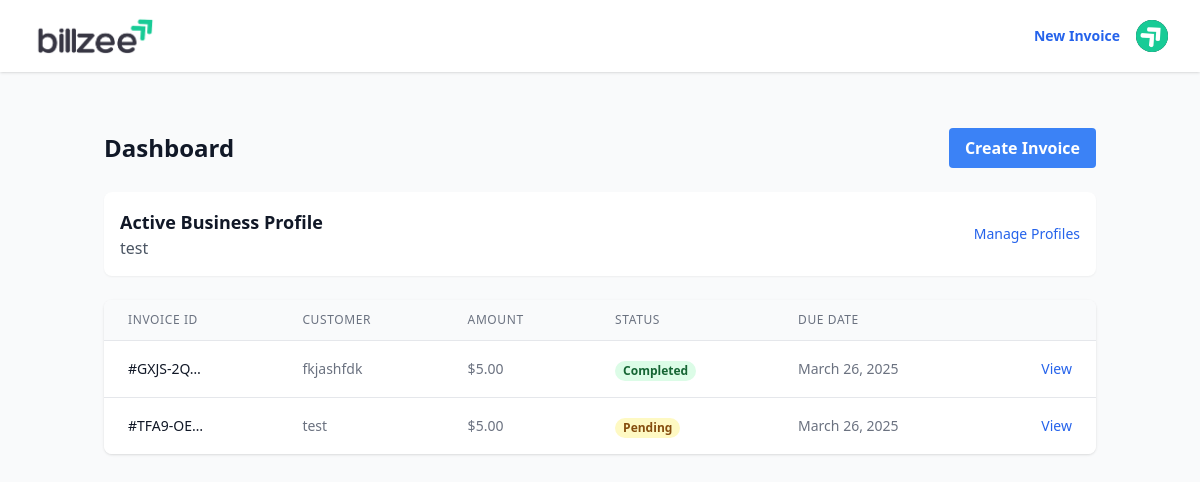
Page /invoices/dashboard/ (signed in) on the earlier database version.
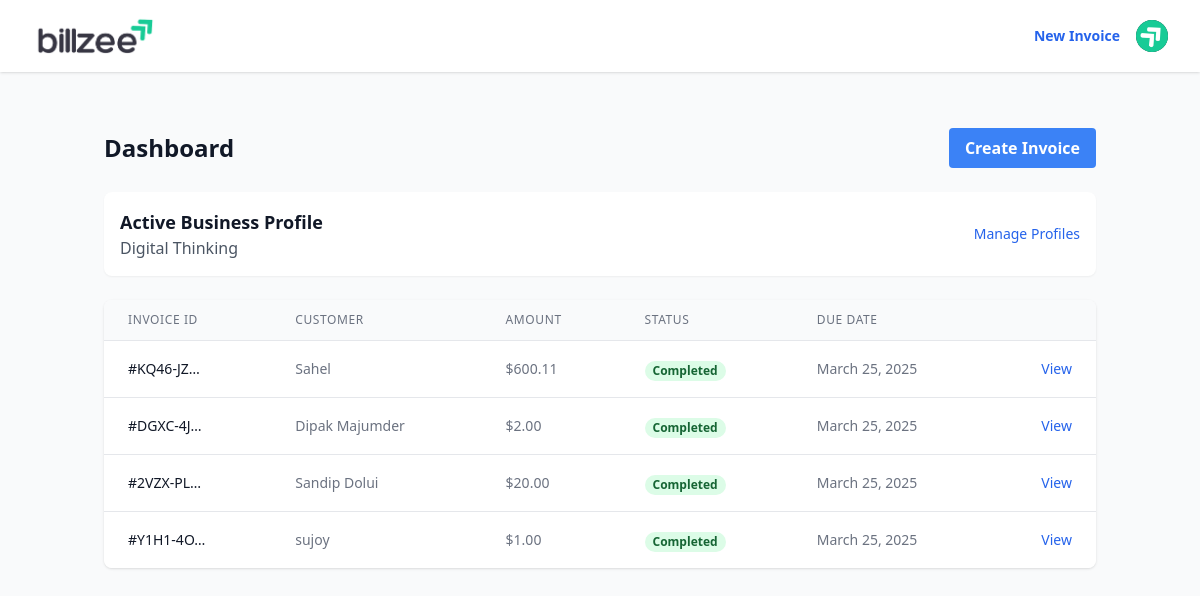
Same page on the later database version.
### users/models.py (models this page shows, shortened)
class Profile(models.Model):
    user = models.ForeignKey(CustomUser, on_delete=models.CASCADE, related_name='profiles')
    is_active = models.BooleanField(default=False)
    company_name = models.CharField(max_length=100)
    company_email = models.EmailField()
    password = models.CharField(max_length=128, default='')
    phone_number = models.CharField(max_length=20)
    address = models.TextField()
    created_at = models.DateTimeField(auto_now_add=True)
    updated_at = models.DateTimeField(auto_now=True)
    class Meta:
        constraints = [
            models.UniqueConstraint(
                fields=['user', 'is_active'],
                condition=models.Q(is_active=True),
                name='unique_active_profile'
            )
        ]

### invoices/models.py (models this page shows, shortened)
class Invoice(models.Model):
    STATUS_CHOICES = [
        ('pending', 'Pending'),
        ('completed', 'Completed'),
        ('canceled', 'Canceled'),
    ]
    invoice_id = models.CharField(max_length=19, editable=False, unique=True)
    user = models.ForeignKey(settings.AUTH_USER_MODEL, on_delete=models.CASCADE)
    profile = models.ForeignKey(Profile, on_delete=models.PROTECT, related_name='invoices', null=True, blank=True)
    customer_name = models.CharField(max_length=100)
    customer_email = models.EmailField()
    billing_date = models.DateField(default=timezone.now)
    due_date = models.DateField()
    status = models.CharField(max_length=20, choices=STATUS_CHOICES, default='pending')
    notes = models.TextField(blank=True)
    created_at = models.DateTimeField(auto_now_add=True)
    updated_at = models.DateTimeField(auto_now=True)
    total_amount = models.DecimalField(max_digits=10, decimal_places=2, default=0)
    is_sent = models.BooleanField(default=False, help_text='Indicates if the invoice has been sent to the customer')

### invoices/views.py (the view)
# urls.py: path('', RedirectView.as_view(url='/invoices/dashboard/')),
@login_required
def dashboard(request):
    active_profile = Profile.objects.filter(user=request.user, is_active=True).first()
    if active_profile:
        invoices = Invoice.objects.filter(profile=active_profile).order_by('-created_at')
    else:
        invoices = Invoice.objects.none()
    return render(request, 'invoices/dashboard.html', {
        'invoices': invoices,
        'active_profile': active_profile,
        'title': 'Dashboard'
    })

### templates/invoices/dashboard.html (shortened to what this page needs)
{% extends 'base.html' %}
{% load static %}
{% block content %}
<div class="container mx-auto px-4 py-8">
    <div class="flex justify-between items-center mb-6">
        <h1 class="text-2xl font-bold text-gray-900">Dashboard</h1>
        {% if active_profile %}
        <a href="{% url 'invoices:create' %}" class="bg-blue-500 hover:bg-blue-600 text-white font-semibold py-2 px-4 rounded">
            Create Invoice
        </a>
        {% endif %}
    </div>
    {% if active_profile %}
    <div class="bg-white rounded-lg shadow-sm p-4 mb-6">
        <div class="flex items-center justify-between">
            <div>
                <h2 class="text-lg font-semibold text-gray-900">Active Business Profile</h2>
                <p class="text-gray-600">{{ active_profile.company_name }}</p>
            </div>
            <a href="{% url 'users:profile_list' %}" class="text-blue-600 hover:text-blue-800 text-sm">
                Manage Profiles
            </a>
        </div>
    </div>
    {% endif %}
    {% if invoices %}
    <div class="bg-white rounded-lg shadow overflow-hidden">
        <table class="min-w-full divide-y divide-gray-200">
            <thead class="bg-gray-50">
                <tr>
                    <th scope="col" class="px-6 py-3 text-left text-xs font-medium text-gray-500 uppercase tracking-wider">
                        Invoice ID
                    </th>
                    <th scope="col" class="px-6 py-3 text-left text-xs font-medium text-gray-500 uppercase tracking-wider">
                        Customer
                    </th>
                    <th scope="col" class="px-6 py-3 text-left text-xs font-medium text-gray-500 uppercase tracking-wider">
                        Amount
                    </th>
                    <th scope="col" class="px-6 py-3 text-left text-xs font-medium text-gray-500 uppercase tracking-wider">
                        Status
                    </th>
                    <th scope="col" class="px-6 py-3 text-left text-xs font-medium text-gray-500 uppercase tracking-wider">
                        Due Date
                    </th>
                    <th scope="col" class="relative px-6 py-3">
                    </th>
                </tr>
            </thead>
            <tbody class="bg-white divide-y divide-gray-200">
                {% for invoice in invoices %}
                <tr>
                    <td class="px-6 py-4 whitespace-nowrap text-sm font-medium text-gray-900">
                        #{{ invoice.invoice_id|truncatechars:8 }}
                    </td>
                    <td class="px-6 py-4 whitespace-nowrap text-sm text-gray-500">
                        {{ invoice.customer_name }}
                    </td>
                    <td class="px-6 py-4 whitespace-nowrap text-sm text-gray-500">
                        ${{ invoice.total_amount }}
                    </td>
                    <td class="px-6 py-4 whitespace-nowrap">
                        <span class="px-2 inline-flex text-xs leading-5 font-semibold rounded-full
                            {% if invoice.status == 'completed' %}
                                bg-green-100 text-green-800
                            {% elif invoice.status == 'pending' %}
                                bg-yellow-100 text-yellow-800
                            {% else %}
                                bg-red-100 text-red-800
                            {% endif %}">
                            {{ invoice.status|title }}
                        </span>
                    </td>
                    <td class="px-6 py-4 whitespace-nowrap text-sm text-gray-500">
                        {{ invoice.due_date }}
                    </td>
                    <td class="px-6 py-4 whitespace-nowrap text-right text-sm font-medium">
                        <a href="{% url 'invoices:detail' invoice.pk %}" class="text-blue-600 hover:text-blue-900">View</a>
                    </td>
                </tr>
                {% endfor %}
            </tbody>
        </table>
    </div>
    {% endif %}
</div>
{% endblock %}

Differences in the rows shown:
no longer on this page (row edited): Profile: company_name "test"
removed Invoice: invoice_id "GXJS-2Q…", customer_name "fkjashfdk", total_amount "5.00", status "Completed", due_date "March 26, 2025"
no longer on this page (row unchanged): Invoice: invoice_id "TFA9-OE…", customer_name "test", total_amount "5.00", status "Pending", due_date "March 26, 2025"
now on this page (row edited): Profile: company_name "Digital Thinking"
now on this page (row edited): Invoice: invoice_id "KQ46-JZ…", customer_name "Sahel", total_amount "600.11", status "Completed", due_date "March 25, 2025"
now on this page (row unchanged): Invoice: invoice_id "DGXC-4J…", customer_name "Dipak Majumder", total_amount "2.00", status "Completed", due_date "March 25, 2025"
now on this page (row unchanged): Invoice: invoice_id "2VZX-PL…", customer_name "Sandip Dolui", total_amount "20.00", status "Completed", due_date "March 25, 2025"
now on this page (row unchanged): Invoice: invoice_id "Y1H1-4O…", customer_name "sujoy", total_amount "1.00", status "Completed", due_date "March 25, 2025"
